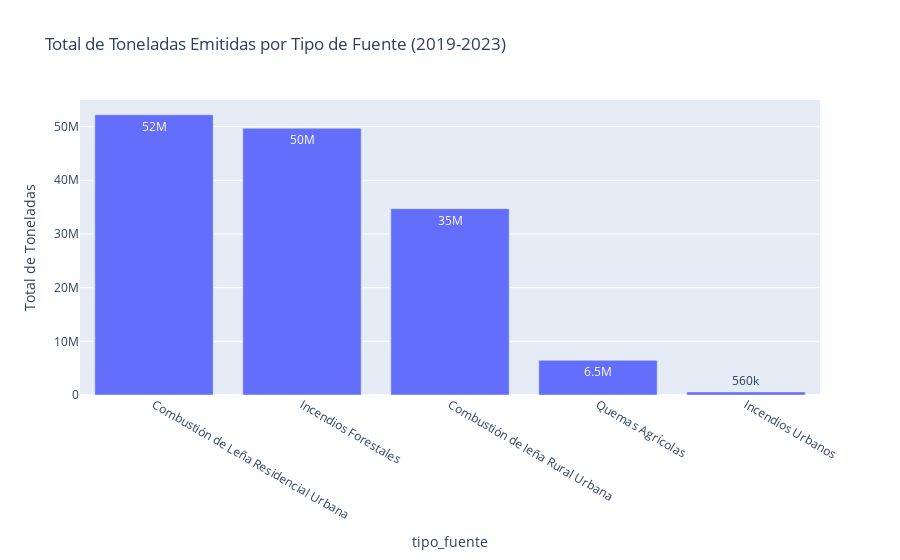

This figure's notebook cell:
### Markdown cell above
#### Pregunta 1: ¿Cuáles son las principales fuentes de emisión?
Vamos a cuantificar cuánto aporta cada tipo_fuente al total de emisiones en todo el período.

### Code cell
import nbformat
# Agrupamos por tipo de fuente y sumamos las toneladas
emisiones_por_fuente = df_total.groupby('tipo_fuente')['cantidad_toneladas'].sum().sort_values(ascending=False)

# Creamos un gráfico de barras interactivo
fig_fuente = px.bar(
    emisiones_por_fuente,
    x=emisiones_por_fuente.index,
    y='cantidad_toneladas',
    title='Total de Toneladas Emitidas por Tipo de Fuente (2019-2023)',
    labels={'cantidad_toneladas': 'Total de Toneladas', 'x': 'Tipo de Fuente'},
    text_auto='.2s' # Formato para mostrar los valores en las barras
)

fig_fuente.show()

### Figure 1 — Plotly figure (JSON) as saved in the notebook; plotly's stock layout.template omitted (floating-point values rounded to 4 significant figures)
{"data": [{"hovertemplate": "tipo_fuente=%{x}<br>Total de Toneladas=%{y}<extra></extra>", "legendgroup": "", "marker": {"color": "#636efa", "pattern": {"shape": ""}}, "name": "", "orientation": "v", "showlegend": false, "textposition": "auto", "texttemplate": "%{y:.2s}", "type": "bar", "x": ["Combustión de Leña Residencial Urbana", "Incendios Forestales", "Combustión de leña Rural Urbana", "Quemas Agrícolas", "Incendios Urbanos"], "xaxis": "x", "y": [52210000.0, 49690000.0, 34700000.0, 6465000.0, 563100.0], "yaxis": "y"}], "layout": {"barmode": "relative", "legend": {"tracegroupgap": 0}, "title": {"text": "Total de Toneladas Emitidas por Tipo de Fuente (2019-2023)"}, "xaxis": {"anchor": "y", "domain": [0, 1], "title": {"text": "tipo_fuente"}}, "yaxis": {"anchor": "x", "domain": [0, 1], "title": {"text": "Total de Toneladas"}}}}
